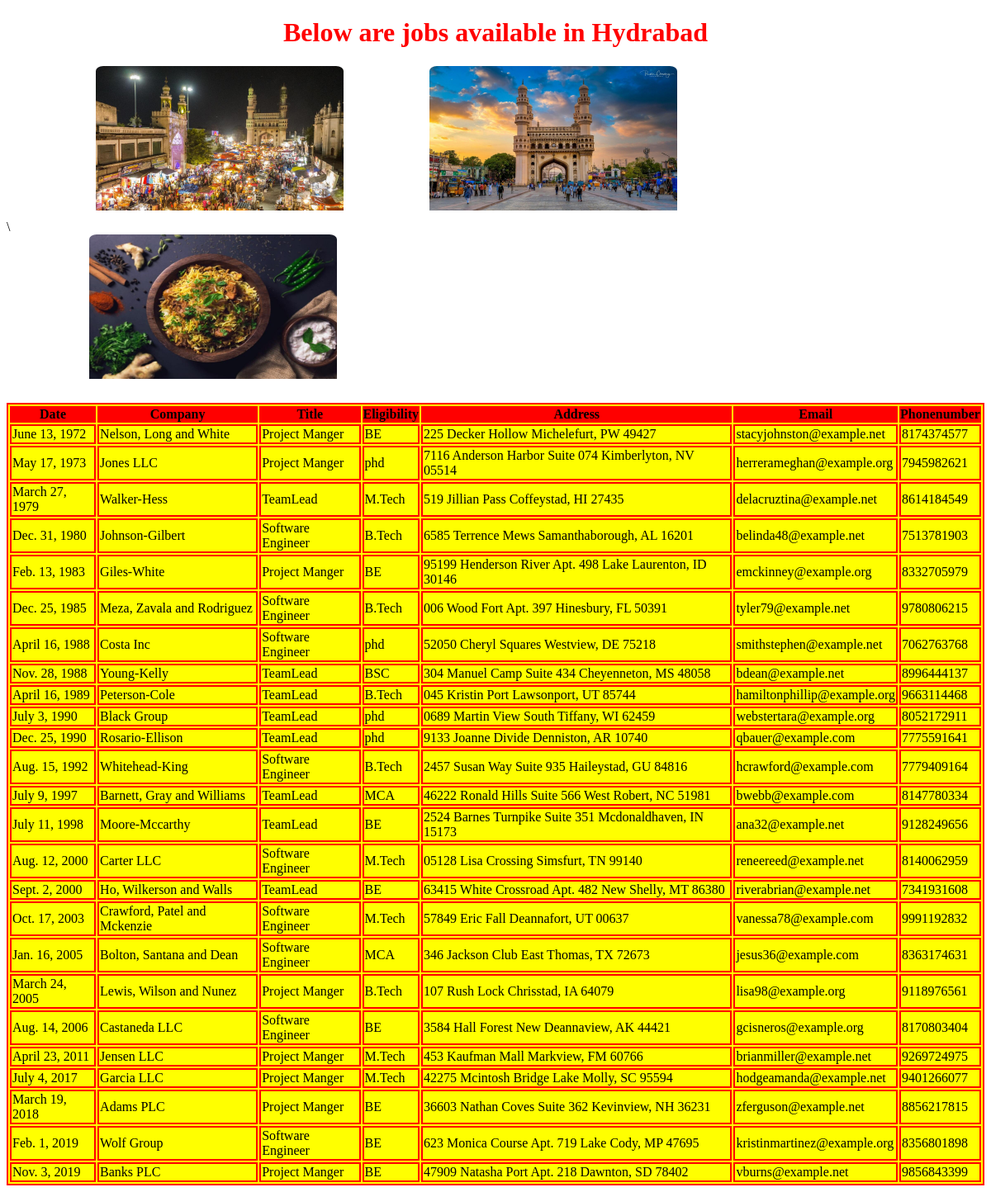
The page /hjobs/ on the database its author committed.
### testApp/models.py (models this page shows)
class HydJobs(models.Model):
    date=models.DateField()
    company=models.CharField(max_length=50)
    title=models.CharField(max_length=50)
    eligibility=models.CharField(max_length=50)
    address=models.CharField(max_length=100)
    email=models.EmailField()
    phonenumber=models.IntegerField()

### testApp/views.py (the view)
# urls.py: path('hjobs/', views.hydJobs),
def hydJobs(request):
    hydjob=HydJobs.objects.order_by('date')
    n='Hydrabad'
    data={
        'jobs':hydjob,
        'n':n,
        'i1':'h1.jpg',
        'i2':'h2.jpg',
        'i3':'h3.jpg'
    }
    return render(request,'testApp/jobs.html',context=data)

### templates/testApp/jobs.html (shortened to what this page needs)
<!DOCTYPE html>
<html lang="en">
  <head>
    <link rel="stylesheet" href="/static/css/demo.css" />
  </head>
  <body>
    <h1 align="center">Below are jobs available in {{n}}</h1>
    {% if i3 %}
    <div class="container">\
      <img src="/static/images/{{i1}}" alt="">
      <img src="/static/images/{{i2}}" alt="">
      <img src="/static/images/{{i3}}" alt="">
    </div>
    {% else %}
    <div class="container" align="center">\
      <img src="/static/images/{{i1}}" alt="">
    </div>
    {% endif %}
    {% if jobs %}
    <table align="center">
      <thead>
        <th>Date</th>
        <th>Company</th>
        <th>Title</th>
        <th>Eligibility</th>
        <th>Address</th>
        <th>Email</th>
        <th>Phonenumber</th>
      </thead>
      {% for job in jobs %}
      <tr>
        <td>{{job.date}}</td>
        <td>{{job.company}}</td>
        <td>{{job.title}}</td>
        <td>{{job.eligibility}}</td>
        <td>{{job.address}}</td>
        <td>{{job.email}}</td>
        <td>{{job.phonenumber}}</td>
      </tr>
      {% endfor %} {% else %}
      <p><h3>No jobs available</h3></p>
    </table>
    {% endif %}
  </body>
</html>

### static/css/demo.css (style rules this page uses)
body { background: url(https://encrypted-tbn0.gstatic.com/images?q=tbn:ANd9GcRRVQYkWSvxaY_zMjCLVrb9TZtKbKweae77Hg&usqp=CAU); background-repeat: repeat; background-size: cover; }
td, table { border: 2px solid red; background-color: yellow; }
th { background-color: red; }
h1 { color: red; }
img { width: 300px; padding-bottom: 25px; margin: auto; margin-left: 100px; border-radius: 3%; }

### rows shown on the page
HydJobs: date "June 13, 1972", company "Nelson, Long and White", title "Project Manger", eligibility "BE", address "225 Decker Hollow Michelefurt, PW 49427", email "stacyjohnston@example.net", phonenumber "8174374577"
HydJobs: date "May 17, 1973", company "Jones LLC", title "Project Manger", eligibility "phd", address "7116 Anderson Harbor Suite 074 Kimberlyton, NV 05514", email "herrerameghan@example.org", phonenumber "7945982621"
HydJobs: date "March 27, 1979", company "Walker-Hess", title "TeamLead", eligibility "M.Tech", address "519 Jillian Pass Coffeystad, HI 27435", email "delacruztina@example.net", phonenumber "8614184549"
HydJobs: date "Dec. 31, 1980", company "Johnson-Gilbert", title "Software Engineer", eligibility "B.Tech", address "6585 Terrence Mews Samanthaborough, AL 16201", email "belinda48@example.net", phonenumber "7513781903"
HydJobs: date "Feb. 13, 1983", company "Giles-White", title "Project Manger", eligibility "BE", address "95199 Henderson River Apt. 498 Lake Laurenton, ID 30146", email "emckinney@example.org", phonenumber "8332705979"
HydJobs: date "Dec. 25, 1985", company "Meza, Zavala and Rodriguez", title "Software Engineer", eligibility "B.Tech", address "006 Wood Fort Apt. 397 Hinesbury, FL 50391", email "tyler79@example.net", phonenumber "9780806215"
HydJobs: date "April 16, 1988", company "Costa Inc", title "Software Engineer", eligibility "phd", address "52050 Cheryl Squares Westview, DE 75218", email "smithstephen@example.net", phonenumber "7062763768"
HydJobs: date "Nov. 28, 1988", company "Young-Kelly", title "TeamLead", eligibility "BSC", address "304 Manuel Camp Suite 434 Cheyenneton, MS 48058", email "bdean@example.net", phonenumber "8996444137"
HydJobs: date "April 16, 1989", company "Peterson-Cole", title "TeamLead", eligibility "B.Tech", address "045 Kristin Port Lawsonport, UT 85744", email "hamiltonphillip@example.org", phonenumber "9663114468"
HydJobs: date "July 3, 1990", company "Black Group", title "TeamLead", eligibility "phd", address "0689 Martin View South Tiffany, WI 62459", email "webstertara@example.org", phonenumber "8052172911"
HydJobs: date "Dec. 25, 1990", company "Rosario-Ellison", title "TeamLead", eligibility "phd", address "9133 Joanne Divide Denniston, AR 10740", email "qbauer@example.com", phonenumber "7775591641"
HydJobs: date "Aug. 15, 1992", company "Whitehead-King", title "Software Engineer", eligibility "B.Tech", address "2457 Susan Way Suite 935 Haileystad, GU 84816", email "hcrawford@example.com", phonenumber "7779409164"
HydJobs: date "July 9, 1997", company "Barnett, Gray and Williams", title "TeamLead", eligibility "MCA", address "46222 Ronald Hills Suite 566 West Robert, NC 51981", email "bwebb@example.com", phonenumber "8147780334"
HydJobs: date "July 11, 1998", company "Moore-Mccarthy", title "TeamLead", eligibility "BE", address "2524 Barnes Turnpike Suite 351 Mcdonaldhaven, IN 15173", email "ana32@example.net", phonenumber "9128249656"
HydJobs: date "Aug. 12, 2000", company "Carter LLC", title "Software Engineer", eligibility "M.Tech", address "05128 Lisa Crossing Simsfurt, TN 99140", email "reneereed@example.net", phonenumber "8140062959"
HydJobs: date "Sept. 2, 2000", company "Ho, Wilkerson and Walls", title "TeamLead", eligibility "BE", address "63415 White Crossroad Apt. 482 New Shelly, MT 86380", email "riverabrian@example.net", phonenumber "7341931608"
HydJobs: date "Oct. 17, 2003", company "Crawford, Patel and Mckenzie", title "Software Engineer", eligibility "M.Tech", address "57849 Eric Fall Deannafort, UT 00637", email "vanessa78@example.com", phonenumber "9991192832"
HydJobs: date "Jan. 16, 2005", company "Bolton, Santana and Dean", title "Software Engineer", eligibility "MCA", address "346 Jackson Club East Thomas, TX 72673", email "jesus36@example.com", phonenumber "8363174631"
HydJobs: date "March 24, 2005", company "Lewis, Wilson and Nunez", title "Project Manger", eligibility "B.Tech", address "107 Rush Lock Chrisstad, IA 64079", email "lisa98@example.org", phonenumber "9118976561"
HydJobs: date "Aug. 14, 2006", company "Castaneda LLC", title "Software Engineer", eligibility "BE", address "3584 Hall Forest New Deannaview, AK 44421", email "gcisneros@example.org", phonenumber "8170803404"
HydJobs: date "April 23, 2011", company "Jensen LLC", title "Project Manger", eligibility "M.Tech", address "453 Kaufman Mall Markview, FM 60766", email "brianmiller@example.net", phonenumber "9269724975"
HydJobs: date "July 4, 2017", company "Garcia LLC", title "Project Manger", eligibility "M.Tech", address "42275 Mcintosh Bridge Lake Molly, SC 95594", email "hodgeamanda@example.net", phonenumber "9401266077"
HydJobs: date "March 19, 2018", company "Adams PLC", title "Project Manger", eligibility "BE", address "36603 Nathan Coves Suite 362 Kevinview, NH 36231", email "zferguson@example.net", phonenumber "8856217815"
HydJobs: date "Feb. 1, 2019", company "Wolf Group", title "Software Engineer", eligibility "BE", address "623 Monica Course Apt. 719 Lake Cody, MP 47695", email "kristinmartinez@example.org", phonenumber "8356801898"
HydJobs: date "Nov. 3, 2019", company "Banks PLC", title "Project Manger", eligibility "BE", address "47909 Natasha Port Apt. 218 Dawnton, SD 78402", email "vburns@example.net", phonenumber "9856843399"

### other values the page prints
{{ n }} "Hydrabad"
